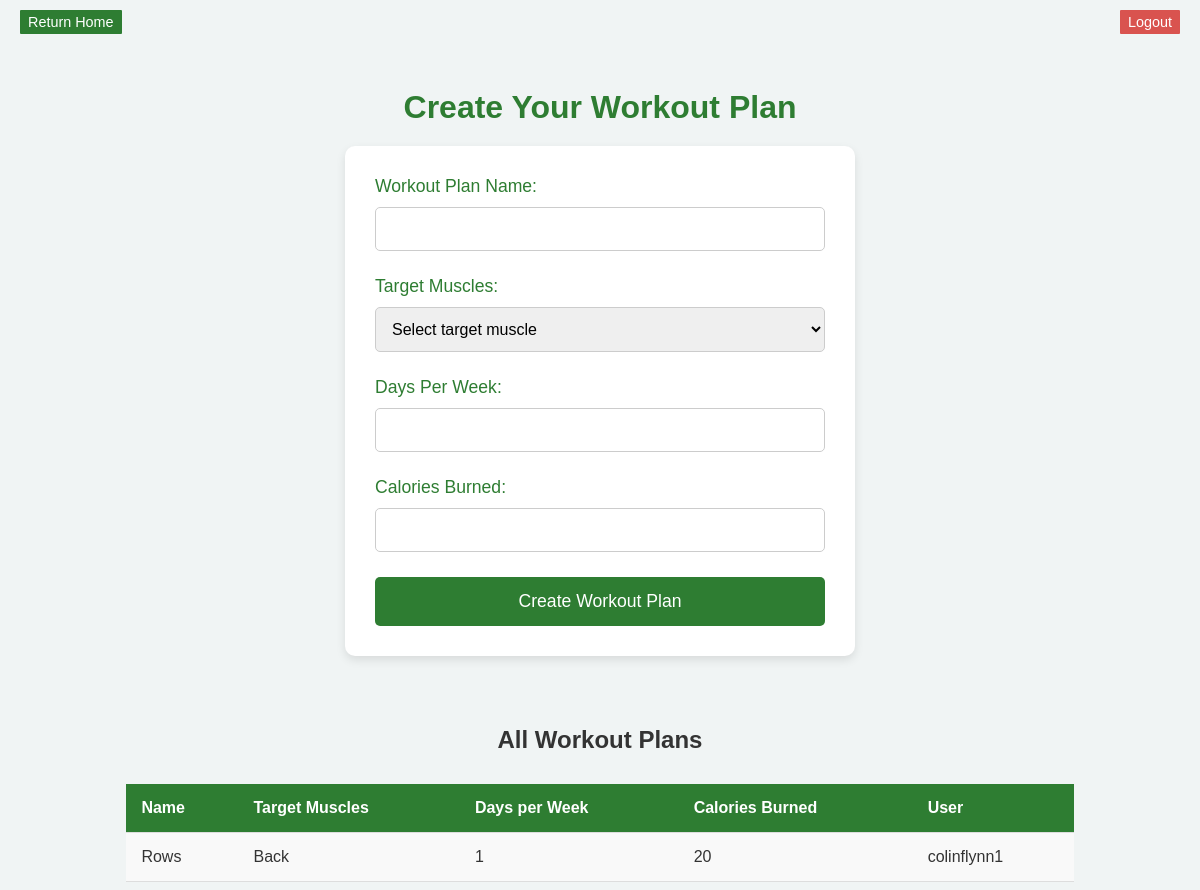
The app's page /home/ (signed in) with its own data.
### welcome/models.py (models this page shows)
class WorkoutPlan(models.Model):
    MUSCLE_GROUPS = [
        ('back', 'Back'),
        ('chest', 'Chest'),
        ('biceps', 'Biceps'),
        ('triceps', 'Triceps'),
        ('legs', 'Legs'),
        ('shoulders', 'Shoulders'),
        ('core', 'Core'),
    ]
    user = models.ForeignKey(User, on_delete=models.CASCADE, db_index=True)
    name = models.CharField(max_length=200)
    target_muscles = models.CharField(max_length=20, choices=MUSCLE_GROUPS)
    days_per_week = models.IntegerField()
    calories_burned = models.IntegerField()
    class Meta:
        constraints = [
            models.UniqueConstraint(fields=['user', 'name'], name='unique_user_workout_name')
        ]
        indexes = [
            models.Index(fields=['user', 'target_muscles'], name='user_target_muscle_idx'),
        ]

### welcome/views.py (the view, shortened to what this page needs)
# urls.py: 2. Add a URL to urlpatterns:  path('', views.home, name='home')
@login_required
def home(request):
    error_message = None
    workout_plans = WorkoutPlan.objects.filter(user=request.user)
    muscle_groups = WorkoutPlan.MUSCLE_GROUPS
    return render(request, 'welcome/home.html', {'workout_plans': workout_plans, 'error_message': error_message, 'muscle_groups': muscle_groups})

### welcome/templates/welcome/home.html (shortened to what this page needs)
<!DOCTYPE html>
<html lang="en">
<head>
</head>
<body>
    <div class="top-buttons">
        <a href="{% url 'welcome' %}" class="button home-button">Return Home</a>
        <a href="{% url 'login' %}" class="button logout-button">Logout</a>
    </div>
    <h1>Create Your Workout Plan</h1>
    <form action="" method="POST">
        <label for="name">Workout Plan Name:</label>
        <input type="text" id="name" name="name" required>
        <label for="target_muscles">Target Muscles:</label>
        <select id="target_muscles" name="target_muscles" required>
            <option value="" disabled selected>Select target muscle</option>
        </select>
        <label for="days_per_week">Days Per Week:</label>
        <input type="number" id="days_per_week" name="days_per_week" min="1" max="7" required>
        <label for="calories_burned">Calories Burned:</label>
        <input type="number" id="calories_burned" name="calories_burned" min="0" max="1000" required>
        <input type="submit" value="Create Workout Plan">
    </form>
    <h2>All Workout Plans</h2>
    <table>
        <thead>
            <tr>
                <th>Name</th>
                <th>Target Muscles</th>
                <th>Days per Week</th>
                <th>Calories Burned</th>
                <th>User</th>
            </tr>
        </thead>
        <tbody>
            {% for plan in workout_plans %}
            <tr>
                <td>{{ plan.name }}</td>
                <td>{{ plan.get_target_muscles_display }}</td>
                <td>{{ plan.days_per_week }}</td>
                <td>{{ plan.calories_burned }}</td>
                <td>{{ plan.user.username }}</td>
            </tr>
            {% empty %}
            <tr>
                <td colspan="4">No workout plans added yet.</td>
            </tr>
            {% endfor %}
        </tbody>
    </table>
</body>
</html>

### welcome/templates/welcome/home.html (style rules this page uses)
body { font-family: Arial, sans-serif; background-color: #f0f4f4; color: #333; text-align: center; padding-top: 60px; }
h1 { color: #2e7d32; margin-bottom: 20px; }
.top-buttons { position: absolute; width: 100%; top: 10px; left: 0; display: flex; justify-content: space-between; padding: 0 20px; box-sizing: border-box; }
.button { padding: 4px 8px; font-size: 0.9em; border-radius: 1px; text-decoration: none; color: white; cursor: pointer; transition: background-color 0.3s ease; border: none; }
.logout-button { background-color: #d9534f; box-shadow: none; }
.home-button { background-color: #2e7d32; }
form { display: inline-block; text-align: left; background-color: #fff; padding: 30px; border-radius: 10px; box-shadow: 0 4px 10px rgba(0, 0, 0, 0.1); width: 450px; margin-bottom: 50px; }
label { display: block; margin-bottom: 10px; font-size: 1.1em; color: #2e7d32; }
input[type="text"], input[type="number"], select { width: 100%; padding: 12px; margin-bottom: 25px; border-radius: 5px; border: 1px solid #ccc; font-size: 1em; box-sizing: border-box; }
input[type="submit"] { width: 100%; background-color: #2e7d32; color: white; padding: 14px; font-size: 1.1em; border: none; border-radius: 5px; cursor: pointer; transition: background-color 0.3s ease; }
table { width: 80%; margin: 0 auto; border-collapse: collapse; margin-top: 30px; }
th, td { padding: 15px; text-align: left; border-bottom: 1px solid #ddd; }
th { background-color: #2e7d32; color: white; font-weight: bold; }
td { background-color: #f9f9f9; }

### records on screen
WorkoutPlan: name "Rows", target_muscles "Back", days_per_week "1", calories_burned "20", user.username "colinflynn1"
